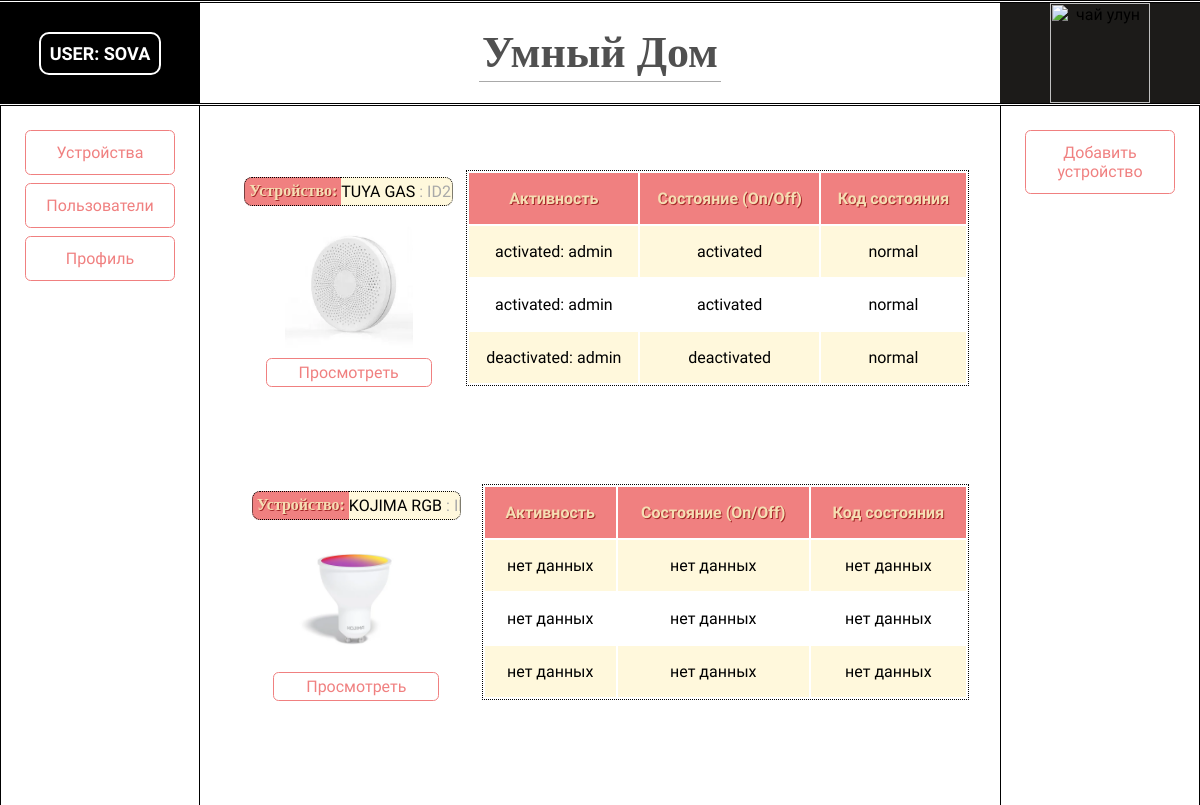
Page /all_device.php (signed in) on the committed database.
### tables this page shows
CREATE TABLE `device` (
  `ID_DEVICE` int(11) NOT NULL,
  `ALIAS` varchar(20) NOT NULL,
  `parameters` text DEFAULT NULL,
  `ID_ACCESS` int(11) NOT NULL DEFAULT 0,
  `PATH_IMAGE` text NOT NULL
);

CREATE TABLE `condition_device` (
  `id_param` int(11) NOT NULL,
  `id_device` int(11) NOT NULL,
  `status` text NOT NULL,
  `initalize` text NOT NULL,
  `date` date NOT NULL,
  `comment` text DEFAULT NULL
);

### all_device.php (the view, shortened to what this page needs)
    <?php
        include("includes/header.php");
    ?>
    <div class="wrapperOneBlock">
    <?php include("includes/left_side_menu.php"); ?>
		<div class="content">
            <div class="device-list">
                <?php
                    $id_access = $_SESSION["now_user_id_access"];
                    $query = "SELECT * FROM device WHERE `id_access` >= '{$id_access}'";
                    $result = mysqli_query($connection,$query);
                    while($row = mysqli_fetch_array($result)) {
                        $name = $row["ALIAS"];
                        $imgPath = $row["PATH_IMAGE"];
                        $id_device = $row["ID_DEVICE"];
                    ?>
                    <div class="single-device">
                        <div class="device-tile">
                            <div class="device-field">
                            <p class="pretty-device-title"> <?php echo "<span class='device-label'>Устройство:</span>&nbsp;<span class='device-name'>" . " " . $name . " <span style='color: darkgray;'>: ID" . $id_device . "</span></span>"?></p>
                            </div>
                            <div class="device-field">
                                <div class="device-icon" style="background: center / contain no-repeat url('<?php echo "res/".$imgPath; ?>')"></div>
                            </div>
                            <div class="device-field">
                                <a href='vievdevice.php?now_id_device=<?php echo $id_device?>' class="smarthome-button">Просмотреть</a>
                            </div>
                        </div>
                            <table class="device-status">
                                <tr>
                                    <th>Активность</th>
                                    <th>Состояние (On/Off)</th>
                                    <th>Код состояния</th>
                                </tr>
                                <?php
                                    $query = "SELECT * FROM condition_device WHERE `id_device` = '{$id_device}' AND MONTH(date) = MONTH(CURRENT_DATE()) ORDER BY `date` DESC; ";
                                    $status_history_result = mysqli_query($connection, $query);
                                    $counter = 0;
                                    if($status_history_result) {
                                        while($status_history = mysqli_fetch_array($status_history_result)) {
                                            if($counter >= 3) break;
                                            $status = $status_history['status'];
                                            $current_status = $status_history['status'];
                                            $initiator = $status_history['initalize'];
                                            $comment = $status_history['comment'];
                                            echo "<tr>";
                                            echo "<td>$status: $initiator</td>";
                                            echo "<td>$current_status</td>";
                                            echo "<td>$comment</td>";
                                            echo "</tr>";
                                            $counter += 1;
                                        }
                                        if ($counter < 3) {
                                            for($i = $counter; $i < 3; $i +=1 ){
                                                echo "<tr>";
                                                echo "<td>Нет данных</td>";
                                                echo "<td>Нет данных</td>";
                                                echo "<td>Нет данных</td>";
                                                echo "</tr>";
                                            }
                                    }
                                }
                                ?>
                            </table>
                    </div>
                <?php }?>
            </div>
        </div>
        <nav class="sidebar commandbar">
            <li><a href="newdevice.php"> Добавить устройство </a>
        </nav>
    </div>
<?php
    include("includes/footer.php");
?>

### includes/header.php (shortened to what this page needs)
<html>
	<head>
		<link rel="stylesheet" href="css/style-reg-auth.css">
        <link rel="stylesheet" href="css/style.css">
	</head>
	<body>
    <header>
		<?php
			if(isset($_SESSION["now_user_login"]) AND !empty($_SESSION["now_user_login"]))
       			$titleHead = "User: ".$_SESSION["now_user_login"];
			else
				$titleHead = "<span style='font-family:Impact;'>SmartHome</span>";
			echo "<div class='status'><p>$titleHead</p></div>";
		?>
		<div class="site-title">
			<h1> Умный Дом  </h1>
		</div>
		<div class="logo">
			<img src="https://cdn1.ozone.ru/s3/multimedia-9/6616033677.jpg" alt="чай улун">
		</div>
	</header>

### includes/left_side_menu.php (shortened to what this page needs)
<nav class="sidebar">
	<li><a href="all_device.php"> Устройства </a>
	<?php $has_access_to_devices = intval($_SESSION['now_user_id_access']) == 0; ?>
	<li><a <?php if( !$has_access_to_devices ) echo "href='#' class = 'inactive-menu-item'"; else echo "href='all_users.php'" ?>> Пользователи </a>
	<li><a href="profile.php"> Профиль </a>
</nav>

### includes/footer.php
	</body>
</html>

### css/style-reg-auth.css (style rules this page uses)
img { object-fit: fill; width: 100px; height: 100px; vertical-align: middle; }

### css/style.css (style rules this page uses)
:root { --header-height: 101px; }
body { height: 100%; margin: 0; padding: 0; font-size: 16px; font-family: "Anonymous Pro"; }
h1, h2, h3 { font-family: Impact; color: #505050; }
h1 { font-size: 44px; }
th { padding: 1rem; border-width: 1px 0; border-style: dotted; font-weight: bold; background: lightcoral; color: wheat; text-shadow: 1px 1px brown; }
tr, td, th { text-align: center; }
td { padding: 1rem; text-transform: lowercase; }
tr:nth-of-type(2n) > td { border-style: dotted; border-width: 1px 0; background: cornsilk; }
.smarthome-button { display: block; text-decoration: none; padding: 0.75em; border-radius: 0.35em; margin: 0.5em; border: 1px solid lightcoral !important; color: lightcoral; background: transparent; }
header { width: 100%; height: 100px; text-align: center; display: flex; justify-content: space-between; border-style: double; border-width: 3px 0; }
header .logo { margin: 0; width: 16.66%; background: #1c1b19; display: flex; }
header .logo img { margin: 0 auto; }
header h1 { margin: 0; padding: 3px; border-bottom: 1px solid darkgray; }
header div { display: flex; flex-direction: column; justify-content: center; }
header .status { font-size: 18px; font-weight: bold; background-color: black; color: white; text-transform: uppercase; width: 16.66%; }
header .status p { border: 2px solid; border-radius: 10px; padding: 0.5em; width: fit-content; margin: 0 auto; }
.wrapperOneBlock { display: grid; grid-template-columns: 1fr 4fr 1fr; }
.content { padding:15px; background: #fff; min-height: calc(100vh - var(--header-height) - 30px); }
.sidebar { text-align: center; border-left: 1px solid black; border-right: 1px solid black; padding: 1em; }
.sidebar li { list-style: none; }
.sidebar a { display: block; text-decoration: none; padding: 0.75em; color: black; border-radius: 0.35em; margin: 0.5em; border: 1px solid lightcoral; color: lightcoral; }
.device-list { display: flex; flex-direction: column; }
.single-device { display: flex; align-items: center; padding: 1em; }
.device-status { flex-grow: 2; max-width: 75%; border: 1px dotted; }
.device-status * { border-style: none !important; }
.device-tile { border-radius: 15px; padding: 1.5rem; display: flex; flex-direction: column; text-align: center; justify-content: space-between; flex-grow: 1; width: 25%; }
.device-label { font-weight: bold; font-family: initial; background-color: lightcoral; padding: 0.25rem; border-radius: 0.5em 0 0 0.5em; color: wheat; text-shadow: 1px 1px brown; position: relative; border-top: 1px dotted black; border-left: 1px dotted black; border-bottom: 1px dotted black; display: inline-block; }
.device-name { text-transform: uppercase; background: cornsilk; padding: 0.25rem 0.5em; border-top: 1px dotted; border-right: 1px dotted; border-bottom: 1px dotted; border-radius: 0 0.5em 0.5em 0; box-sizing: border-box; margin-left: -0.75em; display: inline-block; overflow: clip; white-space: nowrap; min-width: 120px; }
.pretty-device-title { flex-wrap: nowrap; display: flex; justify-content: center; }
.device-icon { margin: 0 auto !important; width: 128px; height: 128px; margin: 1rem; }
.device-tile .smarthome-button { max-width: fit-content; padding: 0.25em 2em; margin: 0.5em auto; }

### rows in the picture
device: ALIAS "TUYA GAS", ID_DEVICE "2", PATH_IMAGE (picture)
condition_device: status "activated", initalize "admin", comment "normal"
condition_device: status "activated", initalize "admin", comment "normal"
condition_device: status "deactivated", initalize "admin", comment "normal"
device: ALIAS "KOJIMA RGB", PATH_IMAGE (picture)

### other values in the picture
$titleHead "USER: SOVA"
